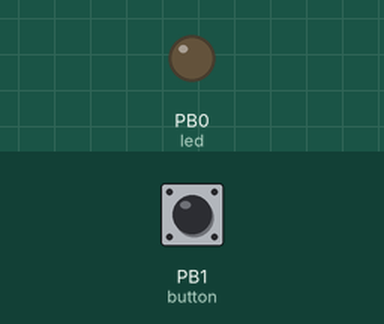
Recording of a sketch running on a simulated ATtiny85, built with avr-gcc and run on an emulated ATtiny85. Parts: output pins drawn as LEDs (lit = HIGH). Inputs (shaded band) come from the test bench; at power-on: PB1 (button) HIGH.

Above: at 1.2 s.
1.3 s: PB1 (button) pulled LOW for 0.15 s
At 1.37 s:
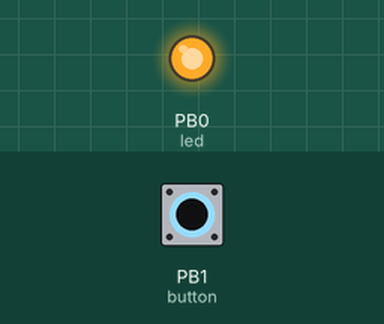
2.9 s: PB1 (button) pulled LOW for 3.2 s
At 6.4 s:
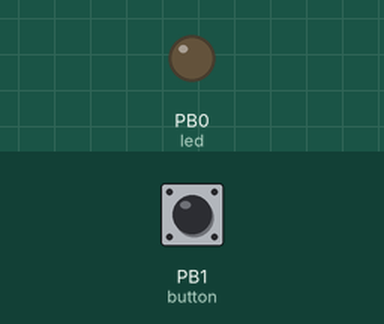
Timing chart, 0 to 7.9 s (numbered marks = the images above; inputs shaded):
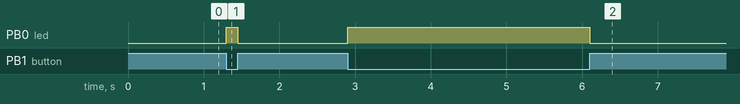

Measured:
- after the input at 1.3 s, PB0 (led): LOW → HIGH at once, → LOW 0.15 s later
- after the input at 2.9 s, PB0 (led): LOW → HIGH at once, → LOW 3.2 s later

The sketch:

basic-button-pullup.ino
```cpp
// (licence header left out)
// ATMEL ATTINY85
//
//                  +-\/-+
//      (D 5) PB5  1|    |8  Vcc
//      (D 3) PB3  2|    |7  PB2 (D 2)
//      (D 4) PB4  3|    |6  PB1 (D 1) button
//            GND  4|    |5  PB0 (D 0) led
//                  +----+

const int led = 0;
const int button = 1;
int button_state = LOW;

void setup() {
  pinMode(led, OUTPUT);
  pinMode(button, INPUT_PULLUP);
}

void loop() {
  button_state = digitalRead(button);
  digitalWrite(led, button_state ? LOW : HIGH);
}
```
